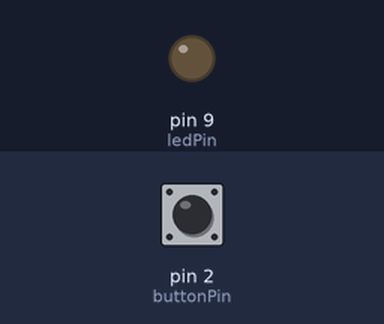
The sketch below on a simulated Arduino Uno, built with avr-gcc and run on an emulated ATmega328P. Shown: output pins drawn as LEDs (lit = HIGH). Inputs (shaded band) come from the test bench; at power-on: pin 2 (buttonPin) HIGH. What the sketch prints to the serial monitor is not drawn.

Above: at 6.9 s.
7.0 s: pin 2 (buttonPin) pulled LOW for 3 s
At 7.96 s:
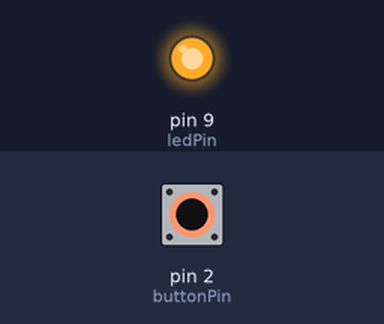
11.5 s: pin 2 (buttonPin) pulled LOW for 3 s
Timing chart, 0 to 22.0 s (numbered marks = the images above; inputs shaded):
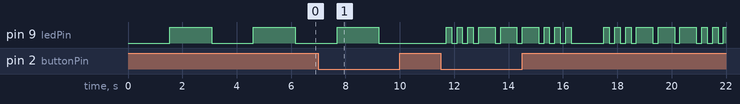

Measured:
- after the input at 7.0 s, pin 9 (ledPin): goes on until 9.2 s, then stays LOW
- by itself, pin 9 (ledPin): alternates HIGH for 1.5 s and LOW for 1.5 s

The sketch:

pwm_night_light.ino
```cpp
/*
Project : PWM Fading Night Light
Author  : Akash Babu
*/

const int ledPin = 9;
const int buttonPin = 2;

int mode = 0;
bool lastButtonState = HIGH;

void setup() {
  pinMode(ledPin, OUTPUT);
  pinMode(buttonPin, INPUT_PULLUP);

  Serial.begin(9600);
  Serial.println("Mode 1: Slow Breathing");
}

void loop() {

  bool buttonState = digitalRead(buttonPin);

  if (buttonState == LOW && lastButtonState == HIGH) {
    mode++;
    if (mode > 2) mode = 0;

    if (mode == 0)
      Serial.println("Mode 1: Slow Breathing");

    if (mode == 1)
      Serial.println("Mode 2: Fast Pulse");

    if (mode == 2)
      Serial.println("Mode 3: SOS Pattern");

    delay(200);
  }

  lastButtonState = buttonState;

  if (mode == 0)
    slowBreathing();

  else if (mode == 1)
    fastPulse();

  else
    sosPattern();
}

void slowBreathing() {

  for (int i = 0; i <= 255; i++) {
    analogWrite(ledPin, i);
    delay(6);
  }

  for (int i = 255; i >= 0; i--) {
    analogWrite(ledPin, i);
    delay(6);
  }
}

void fastPulse() {

  for (int i = 0; i <= 255; i++) {
    analogWrite(ledPin, i);
    delay(1);
  }

  for (int i = 255; i >= 0; i--) {
    analogWrite(ledPin, i);
    delay(1);
  }
}

void dot() {
  digitalWrite(ledPin, HIGH);
  delay(200);
  digitalWrite(ledPin, LOW);
  delay(200);
}

void dash() {
  digitalWrite(ledPin, HIGH);
  delay(600);
  digitalWrite(ledPin, LOW);
  delay(200);
}

void sosPattern() {

  dot();
  dot();
  dot();

  dash();
  dash();
  dash();

  dot();
  dot();
  dot();

  delay(1000);
}
```
